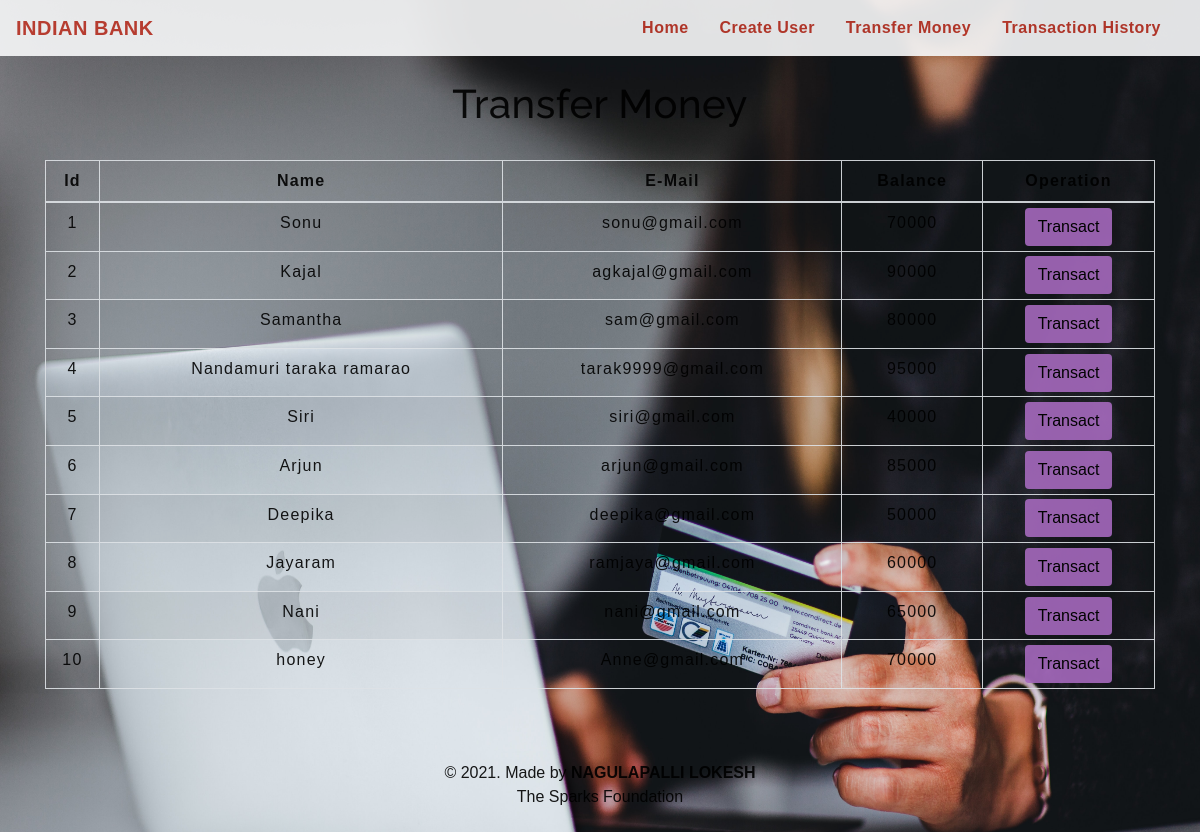
The app's page /transfermoney.php with its own data.
### tables this page shows
CREATE TABLE `users` (
  `id` int(3) NOT NULL,
  `name` text NOT NULL,
  `email` varchar(30) NOT NULL,
  `balance` int(8) NOT NULL
);

### transfermoney.php (the view, shortened to what this page needs)
<!DOCTYPE html>
<html lang="en">
<head>
    <link rel="stylesheet" href="https://maxcdn.bootstrapcdn.com/bootstrap/4.0.0/css/bootstrap.min.css">
    <link rel="stylesheet" type="text/css" href="css/table.css">
    <link rel="stylesheet" type="text/css" href="css/navbar.css">
</head>
<body>
<?php
    include 'config.php';
    $sql = "SELECT * FROM users";
    $result = mysqli_query($conn,$sql);
?>
<?php
  include 'navbar.php';
?>
<div class="container">
        <h2 class="text-center pt-4" style="color : black;">Transfer Money</h2>
        <br>
            <div class="row">
                <div class="col">
                    <div class="table-responsive-sm">
                    <table class="table table-hover table-sm table-striped table-condensed table-bordered" style="border-color:black;">
                        <thead style="color : black;">
                            <tr>
                            <th scope="col" class="text-center py-2">Id</th>
                            <th scope="col" class="text-center py-2">Name</th>
                            <th scope="col" class="text-center py-2">E-Mail</th>
                            <th scope="col" class="text-center py-2">Balance</th>
                            <th scope="col" class="text-center py-2">Operation</th>
                            </tr>
                        </thead>
                        <tbody>
                <?php
                    while($rows=mysqli_fetch_assoc($result)){
                ?>
                    <tr style="color : black;">
                        <td class="py-2"><?php echo $rows['id'] ?></td>
                        <td class="py-2"><?php echo $rows['name']?></td>
                        <td class="py-2"><?php echo $rows['email']?></td>
                        <td class="py-2"><?php echo $rows['balance']?></td>
                        <td><a href="selecteduserdetail.php?id= <?php echo $rows['id'] ;?>"> <button type="button" class="btn" style="background-color : #A569BD;">Transact</button></a></td>
                    </tr>
                <?php
                    }
                ?>
                        </tbody>
                    </table>
                    </div>
                </div>
            </div>
         </div>
         <footer class="text-center mt-5 py-2">
            <p style="color:black;">&copy 2021. Made by <b style="color:black;s">NAGULAPALLI LOKESH</b> <br>The Sparks Foundation</p>
        </footer>
</body>
</html>

### navbar.php (shortened to what this page needs)
<nav class="navbar navbar-expand-md navbar-light bg-light">
<a class="navbar-brand" href="index.php" style="color : #C0392B;"><b>INDIAN BANK</b></a>
<div class="collapse navbar-collapse" id="collapsibleNavbar">
      <ul class="navbar-nav ml-auto">
        <li class="nav-item">
          <a class="nav-link" href="index.php" style="color : #C0392B;"><b>Home</b></a>
        </li>
        <li class="nav-item">
          <a class="nav-link" href="createuser.php" style="color : #C0392B;"><b>Create User</b></a>
        </li>
        <li class="nav-item">
          <a class="nav-link" href="transfermoney.php" style="color : #C0392B;"><b>Transfer Money</b></a>
        </li>
        <li class="nav-item">
          <a class="nav-link" href="transactionhistory.php" style="color : #C0392B;"><b>Transaction History</b></a>
        </li>
    </div>
 </nav>

### table.css (style rules this page uses)
* { padding: 0; margin: 0; box-sizing: border-box; font-family: sans-serif; }
h2 { font-size: 40px; }
table { letter-spacing: 1.2px; }
td { text-align: center; }
button { border:none; background: #d9d9d9; transition: 1s; }

### navbar.css (style rules this page uses)
.nav-link { margin-right: 15px; color:#2F363F; letter-spacing: 0.5px; transition: 0.5s; }
.navbar-brand { color: #4C4B4B; letter-spacing: 0.5px; }
h2 { color: #4C4B4B; letter-spacing: 0.5px; font-family: raleway; }

### transfermoney.php (style rules this page uses)
button { transition: 1.5s; }
body { background-image: url('img/background.jpg'); background-size: 100% 120%; background-repeat: no-repeat; height: 100vh; width: 100%; opacity: 0.90; }

### records on screen
users: id "1", name "Sonu", email "sonu@gmail.com", balance "70000"
users: id "2", name "Kajal", email "agkajal@gmail.com", balance "90000"
users: id "3", name "Samantha", email "sam@gmail.com", balance "80000"
users: id "4", name "Nandamuri taraka ramarao", email "tarak9999@gmail.com", balance "95000"
users: id "5", name "Siri", email "siri@gmail.com", balance "40000"
users: id "6", name "Arjun", email "arjun@gmail.com", balance "85000"
users: id "7", name "Deepika", email "deepika@gmail.com", balance "50000"
users: id "8", name "Jayaram", email "ramjaya@gmail.com", balance "60000"
users: id "9", name "Nani", email "nani@gmail.com", balance "65000"
users: id "10", name "honey", email "Anne@gmail.com", balance "70000"
